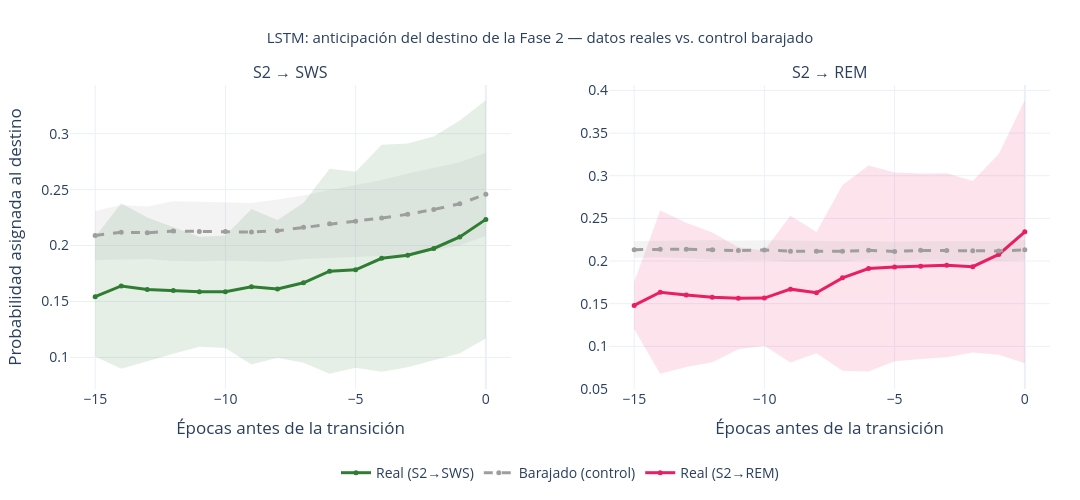

Here is the notebook cell this chart was saved with:
### Code cell
# Una sola figura de 2 paneles (S2->SWS y S2->REM) superponiendo
# REAL (sólido, color de destino) vs BARAJADO/SHUFFLED (discontinuo, gris).
# Muestra inline + PNG/HTML a disco.
COL_SWS, COL_REM, COL_SHUF = '#2E7D32', '#E91E63', '#9E9E9E'
BAND = {COL_SWS: 'rgba(46,125,50,0.12)', COL_REM: 'rgba(233,30,99,0.12)',
        COL_SHUF: 'rgba(158,158,158,0.12)'}

fig_p = make_subplots(rows=1, cols=2, horizontal_spacing=0.10,
                      subplot_titles=['S2 &#8594; SWS', 'S2 &#8594; REM'])

def _banda(t, m, s, color, col):
    fig_p.add_trace(go.Scatter(
        x=np.concatenate([t, t[::-1]]),
        y=np.concatenate([m + s, (m - s)[::-1]]),
        fill='toself', fillcolor=BAND[color], line=dict(color='rgba(0,0,0,0)'),
        showlegend=False, hoverinfo='skip'), row=1, col=col)

def _linea(t, m, color, dash, name, col, showlegend):
    fig_p.add_trace(go.Scatter(
        x=t, y=m, mode='lines+markers',
        line=dict(color=color, width=3, dash=dash),
        marker=dict(size=5, color=color), name=name,
        hovertemplate='t=%{x}<br>P=%{y:.3f}<extra></extra>',
        showlegend=showlegend), row=1, col=col)

# --- Panel S2 -> SWS ---
_banda(t_sws,  m_sws,  s_sws,  COL_SWS,  1)
_banda(ts_sws, ms_sws, ss_sws, COL_SHUF, 1)
_linea(t_sws,  m_sws,  COL_SWS,  'solid', 'Real (S2&#8594;SWS)', 1, True)
_linea(ts_sws, ms_sws, COL_SHUF, 'dash',  'Barajado (control)',  1, True)

# --- Panel S2 -> REM ---
_banda(t_rem,  m_rem,  s_rem,  COL_REM,  2)
_banda(ts_rem, ms_rem, ss_rem, COL_SHUF, 2)
_linea(t_rem,  m_rem,  COL_REM,  'solid', 'Real (S2&#8594;REM)', 2, True)
_linea(ts_rem, ms_rem, COL_SHUF, 'dash',  'Barajado (control)',  2, False)

fig_p.update_xaxes(title_text='Épocas antes de la transición', dtick=5)
fig_p.update_yaxes(title_text='Probabilidad asignada al destino', col=1)
fig_p.update_layout(
    title=dict(text='LSTM: anticipación del destino de la Fase 2 — datos reales vs. control barajado',
               x=0.5, xanchor='center', font=dict(size=15)),
    template='plotly_white', height=500, width=1080, font=dict(size=14),
    legend=dict(orientation='h', x=0.5, y=-0.22, xanchor='center', yanchor='top'),
    margin=dict(t=85, b=110, l=70, r=30))
fig_p.write_image(DIR_IMG / 'bifurcacion_real_vs_shuf.png', scale=2)
fig_p.write_html(DIR_IMG / 'bifurcacion_real_vs_shuf.html')
fig_p.show()

### Figure 1 — Plotly figure (JSON) as saved in the notebook; plotly's stock layout.template omitted (floating-point values rounded to 4 significant figures)
{"data": [{"fill": "toself", "fillcolor": "rgba(46,125,50,0.12)", "hoverinfo": "skip", "line": {"color": "rgba(0,0,0,0)"}, "showlegend": false, "type": "scatter", "x": [-15, -14, -13, -12, -11, -10, -9, -8, -7, -6, -5, -4, -3, -2, -1, 0, 0, -1, -2, -3, -4, -5, -6, -7, -8, -9, -10, -11, -12, -13, -14, -15], "xaxis": "x", "y": [0.2078, 0.2379, 0.225, 0.2164, 0.2079, 0.209, 0.2326, 0.2229, 0.2382, 0.2688, 0.2659, 0.2901, 0.2913, 0.2976, 0.3117, 0.33, 0.1168, 0.1037, 0.09717, 0.09121, 0.08711, 0.09072, 0.08533, 0.09518, 0.0996, 0.09365, 0.1084, 0.1096, 0.1033, 0.09629, 0.08984, 0.1007], "yaxis": "y"}, {"fill": "toself", "fillcolor": "rgba(158,158,158,0.12)", "hoverinfo": "skip", "line": {"color": "rgba(0,0,0,0)"}, "showlegend": false, "type": "scatter", "x": [-15, -14, -13, -12, -11, -10, -9, -8, -7, -6, -5, -4, -3, -2, -1, 0, 0, -1, -2, -3, -4, -5, -6, -7, -8, -9, -10, -11, -12, -13, -14, -15], "xaxis": "x", "y": [0.2309, 0.2363, 0.2349, 0.2397, 0.2393, 0.2387, 0.238, 0.2412, 0.2448, 0.2496, 0.254, 0.2586, 0.2644, 0.2691, 0.2744, 0.2831, 0.2086, 0.2003, 0.1954, 0.1915, 0.1907, 0.1896, 0.1893, 0.1879, 0.1854, 0.1861, 0.1865, 0.186, 0.1862, 0.188, 0.1875, 0.1871], "yaxis": "y"}, {"hovertemplate": "t=%{x}<br>P=%{y:.3f}<extra></extra>", "line": {"color": "#2E7D32", "dash": "solid", "width": 3}, "marker": {"color": "#2E7D32", "size": 5}, "mode": "lines+markers", "name": "Real (S2&#8594;SWS)", "showlegend": true, "type": "scatter", "x": [-15, -14, -13, -12, -11, -10, -9, -8, -7, -6, -5, -4, -3, -2, -1, 0], "xaxis": "x", "y": [0.1543, 0.1639, 0.1607, 0.1599, 0.1588, 0.1587, 0.1631, 0.1613, 0.1667, 0.177, 0.1783, 0.1886, 0.1913, 0.1974, 0.2077, 0.2234], "yaxis": "y"}, {"hovertemplate": "t=%{x}<br>P=%{y:.3f}<extra></extra>", "line": {"color": "#9E9E9E", "dash": "dash", "width": 3}, "marker": {"color": "#9E9E9E", "size": 5}, "mode": "lines+markers", "name": "Barajado (control)", "showlegend": true, "type": "scatter", "x": [-15, -14, -13, -12, -11, -10, -9, -8, -7, -6, -5, -4, -3, -2, -1, 0], "xaxis": "x", "y": [0.209, 0.2119, 0.2115, 0.2129, 0.2126, 0.2126, 0.2121, 0.2133, 0.2163, 0.2194, 0.2218, 0.2247, 0.2279, 0.2322, 0.2373, 0.2459], "yaxis": "y"}, {"fill": "toself", "fillcolor": "rgba(233,30,99,0.12)", "hoverinfo": "skip", "line": {"color": "rgba(0,0,0,0)"}, "showlegend": false, "type": "scatter", "x": [-15, -14, -13, -12, -11, -10, -9, -8, -7, -6, -5, -4, -3, -2, -1, 0, 0, -1, -2, -3, -4, -5, -6, -7, -8, -9, -10, -11, -12, -13, -14, -15], "xaxis": "x2", "y": [0.1755, 0.2591, 0.2448, 0.2336, 0.2162, 0.2124, 0.2531, 0.2339, 0.2891, 0.3118, 0.3036, 0.3027, 0.3029, 0.2939, 0.3256, 0.3885, 0.08007, 0.08999, 0.09279, 0.08706, 0.08501, 0.08244, 0.07059, 0.07148, 0.09188, 0.08101, 0.1008, 0.09648, 0.08145, 0.07575, 0.0678, 0.1203], "yaxis": "y2"}, {"fill": "toself", "fillcolor": "rgba(158,158,158,0.12)", "hoverinfo": "skip", "line": {"color": "rgba(0,0,0,0)"}, "showlegend": false, "type": "scatter", "x": [-15, -14, -13, -12, -11, -10, -9, -8, -7, -6, -5, -4, -3, -2, -1, 0, 0, -1, -2, -3, -4, -5, -6, -7, -8, -9, -10, -11, -12, -13, -14, -15], "xaxis": "x2", "y": [0.2232, 0.2236, 0.2245, 0.2246, 0.2238, 0.2244, 0.224, 0.2232, 0.2233, 0.2234, 0.2225, 0.2233, 0.2234, 0.2234, 0.2236, 0.2247, 0.2015, 0.2, 0.2007, 0.2012, 0.2017, 0.2001, 0.2017, 0.1998, 0.1999, 0.1992, 0.2016, 0.2008, 0.2017, 0.2031, 0.2043, 0.2035], "yaxis": "y2"}, {"hovertemplate": "t=%{x}<br>P=%{y:.3f}<extra></extra>", "line": {"color": "#E91E63", "dash": "solid", "width": 3}, "marker": {"color": "#E91E63", "size": 5}, "mode": "lines+markers", "name": "Real (S2&#8594;REM)", "showlegend": true, "type": "scatter", "x": [-15, -14, -13, -12, -11, -10, -9, -8, -7, -6, -5, -4, -3, -2, -1, 0], "xaxis": "x2", "y": [0.1479, 0.1634, 0.1603, 0.1575, 0.1563, 0.1566, 0.167, 0.1629, 0.1803, 0.1912, 0.193, 0.1939, 0.195, 0.1933, 0.2078, 0.2343], "yaxis": "y2"}, {"hovertemplate": "t=%{x}<br>P=%{y:.3f}<extra></extra>", "line": {"color": "#9E9E9E", "dash": "dash", "width": 3}, "marker": {"color": "#9E9E9E", "size": 5}, "mode": "lines+markers", "name": "Barajado (control)", "showlegend": false, "type": "scatter", "x": [-15, -14, -13, -12, -11, -10, -9, -8, -7, -6, -5, -4, -3, -2, -1, 0], "xaxis": "x2", "y": [0.2133, 0.2139, 0.2138, 0.2131, 0.2123, 0.213, 0.2116, 0.2115, 0.2116, 0.2125, 0.2113, 0.2125, 0.2123, 0.2121, 0.2118, 0.2131], "yaxis": "y2"}], "layout": {"annotations": [{"font": {"size": 16}, "showarrow": false, "text": "S2 &#8594; SWS", "x": 0.225, "xanchor": "center", "xref": "paper", "y": 1.0, "yanchor": "bottom", "yref": "paper"}, {"font": {"size": 16}, "showarrow": false, "text": "S2 &#8594; REM", "x": 0.775, "xanchor": "center", "xref": "paper", "y": 1.0, "yanchor": "bottom", "yref": "paper"}], "font": {"size": 14}, "height": 500, "legend": {"orientation": "h", "x": 0.5, "xanchor": "center", "y": -0.22, "yanchor": "top"}, "margin": {"b": 110, "l": 70, "r": 30, "t": 85}, "title": {"font": {"size": 15}, "text": "LSTM: anticipación del destino de la Fase 2 — datos reales vs. control barajado", "x": 0.5, "xanchor": "center"}, "width": 1080, "xaxis": {"anchor": "y", "domain": [0.0, 0.45], "dtick": 5, "title": {"text": "Épocas antes de la transición"}}, "xaxis2": {"anchor": "y2", "domain": [0.55, 1.0], "dtick": 5, "title": {"text": "Épocas antes de la transición"}}, "yaxis": {"anchor": "x", "domain": [0.0, 1.0], "title": {"text": "Probabilidad asignada al destino"}}, "yaxis2": {"anchor": "x2", "domain": [0.0, 1.0]}}}
